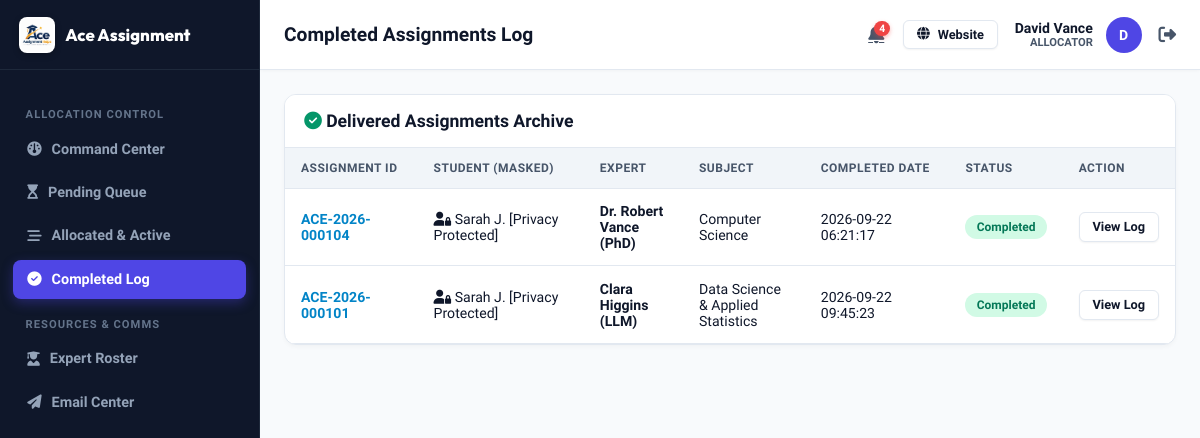
The app's page /allocator/completed.php (signed in), older data.
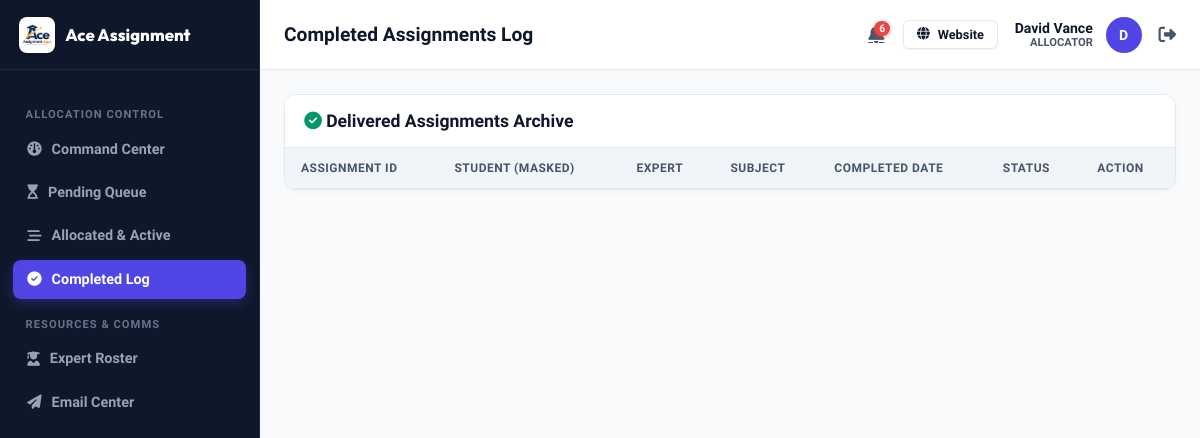
The same page, newer data.
### tables this page shows
CREATE TABLE `assignments` (
  `id` int NOT NULL AUTO_INCREMENT,
  `assignment_id` varchar(50) NOT NULL,
  `student_id` varchar(50) NOT NULL,
  `title` varchar(255) NOT NULL,
  `subject` varchar(100) NOT NULL,
  `assignment_type` varchar(100) DEFAULT NULL,
  `deadline` datetime DEFAULT NULL,
  `timezone` varchar(50) DEFAULT NULL,
  `word_count` int DEFAULT '250',
  `pages` int DEFAULT '1',
  `reference_style` varchar(50) DEFAULT NULL,
  `priority` varchar(50) DEFAULT 'Normal',
  `language` varchar(50) DEFAULT 'English (US)',
  `instructions` text,
  `currency` varchar(10) DEFAULT 'USD',
  `price` decimal(10,2) DEFAULT '0.00',
  `discount_code` varchar(50) DEFAULT NULL,
  `final_price` decimal(10,2) DEFAULT '0.00',
  `status` varchar(50) DEFAULT 'New',
  `allocator_id` varchar(50) DEFAULT NULL,
  `expert_id` varchar(50) DEFAULT NULL,
  `country` varchar(100) DEFAULT NULL,
  `university` varchar(255) DEFAULT NULL,
  `created_at` datetime DEFAULT CURRENT_TIMESTAMP,
  `updated_at` datetime DEFAULT CURRENT_TIMESTAMP ON UPDATE CURRENT_TIMESTAMP,
  `payment_status` varchar(50) DEFAULT 'Unpaid',
  `payment_plan` varchar(50) DEFAULT '100%',
  `paid_amount` decimal(10,2) DEFAULT '0.00',
  `remaining_balance` decimal(10,2) DEFAULT '0.00',
  `refund_reason` text,
  `revision_notes` text,
  PRIMARY KEY (`id`),
  UNIQUE KEY `assignment_id` (`assignment_id`)
);

CREATE TABLE `students` (
  `id` int NOT NULL AUTO_INCREMENT,
  `student_id` varchar(50) NOT NULL,
  `name` varchar(255) NOT NULL,
  `email` varchar(255) NOT NULL,
  `phone` varchar(100) DEFAULT NULL,
  `password` varchar(255) NOT NULL,
  `country` varchar(100) DEFAULT NULL,
  `university` varchar(255) DEFAULT NULL,
  `course` varchar(255) DEFAULT NULL,
  `status` varchar(50) DEFAULT 'Active',
  `created_at` datetime DEFAULT CURRENT_TIMESTAMP,
  PRIMARY KEY (`id`),
  UNIQUE KEY `student_id` (`student_id`),
  UNIQUE KEY `email` (`email`)
);

CREATE TABLE `experts` (
  `id` int NOT NULL AUTO_INCREMENT,
  `expert_id` varchar(50) NOT NULL,
  `name` varchar(255) NOT NULL,
  `email` varchar(255) NOT NULL,
  `phone` varchar(100) DEFAULT NULL,
  `subjects` text,
  `rating` decimal(3,2) DEFAULT '5.00',
  `completed_count` int DEFAULT '0',
  `status` varchar(50) DEFAULT 'Available',
  PRIMARY KEY (`id`),
  UNIQUE KEY `expert_id` (`expert_id`),
  UNIQUE KEY `email` (`email`)
);

### includes/auth.php (called while the page is built, shortened)
<?php
require_once __DIR__ . '/db.php';
class Auth {
    public static function currentUser() {
        return $_SESSION['user'] ?? null;
    }
    public static function checkLoggedIn() {
        $user = self::currentUser();
        if ($user) {
            $table = ($user['role'] === 'Admin') ? 'admins' : (($user['role'] === 'Allocator') ? 'allocators' : (($user['role'] === 'Expert') ? 'experts' : 'students'));
            $idKey = ($user['role'] === 'Admin') ? 'admin_id' : (($user['role'] === 'Allocator') ? 'allocator_id' : (($user['role'] === 'Expert') ? 'expert_id' : 'student_id'));
            $record = DataStore::findOne($table, $idKey, $user['id']);
        }
    }
    public static function checkRole($allowedRoles = []) {
        self::checkLoggedIn();
    }
}

### includes/db.php (called while the page is built, shortened)
<?php
class DataStore {
    private static $pdo = null;
    private static $dbHost = 'database-1.c1o0ygcs2cex.ap-south-1.rds.amazonaws.com';
    private static $dbPort = 3306;
    private static $dbUser = 'admin';
    private static $dbPass = 'Marwal#1627';
    private static $dbName = 'aceassignmenthelp_db';
    public static function getPdo() {
        if (self::$pdo === null) {
            try {
                $dsn = "mysql:host=" . self::$dbHost . ";port=" . self::$dbPort . ";dbname=" . self::$dbName . ";charset=utf8mb4";
                self::$pdo = new PDO($dsn, self::$dbUser, self::$dbPass, [
                    PDO::ATTR_ERRMODE => PDO::ERRMODE_EXCEPTION,
                    PDO::ATTR_DEFAULT_FETCH_MODE => PDO::FETCH_ASSOC,
                    PDO::ATTR_EMULATE_PREPARES => false,
                    PDO::ATTR_TIMEOUT => 5
                ]);
            } catch (Throwable $e) {
                error_log("MySQL Connection Failed: " . $e->getMessage());
                self::$pdo = null;
                throw new Exception("Unable to connect to MySQL database: " . $e->getMessage());
            }
        }
        return self::$pdo;
    }
    private static function formatRecordFromDb($collectionName, $row) {
        if ($collectionName === 'experts' && isset($row['subjects'])) {
            if (is_string($row['subjects'])) {
                $decoded = json_decode($row['subjects'], true);
                $row['subjects'] = is_array($decoded) ? $decoded : array_map('trim', explode(',', $row['subjects']));
            }
        }
        if ($collectionName === 'notifications') {
            if (isset($row['notification_id'])) {
                $row['id'] = $row['notification_id'];
            }
            $row['is_read'] = (bool)($row['is_read'] ?? false);
        }
        return $row;
    }
    public static function getCollection($collectionName) {
        $pdo = self::getPdo();
        try {
            $stmt = $pdo->query("SELECT * FROM `$collectionName` ORDER BY id DESC");
            $rows = $stmt->fetchAll();
            $result = [];
            foreach ($rows as $row) {
                $result[] = self::formatRecordFromDb($collectionName, $row);
            }
            return $result;
        } catch (Throwable $e) {
            error_log("DataStore::getCollection error ($collectionName): " . $e->getMessage());
            return [];
        }
    }
    public static function findOne($collectionName, $key, $value) {
        $pdo = self::getPdo();
        try {
            $sqlKey = $key;
            $stmt = $pdo->prepare("SELECT * FROM `$collectionName` WHERE `$sqlKey` = ? LIMIT 1");
            $stmt->execute([$value]);
            $row = $stmt->fetch();
            if ($row) {
                return self::formatRecordFromDb($collectionName, $row);
            }
        } catch (Throwable $e) {
            error_log("DataStore::findOne error ($collectionName, $key): " . $e->getMessage());
        }
        return null;
    }
    public static function filter($collectionName, callable $callback) {
        $items = self::getCollection($collectionName);
        return array_values(array_filter($items, $callback));
    }
}

### includes/helpers.php (called while the page is built, shortened)
<?php
require_once __DIR__ . '/db.php';
function mask_student_name($name)
{
    $parts = explode(' ', trim($name));
    $first = $parts[0];
    $last_initial = isset($parts[1]) ? mb_substr($parts[1], 0, 1) . '.' : '';
    return $first . ' ' . $last_initial . ' [Privacy Protected]';
}
function get_user_notifications($user_id, $user_role)
{
    $all = DataStore::getCollection('notifications');
    $filtered = array_filter($all, function ($n) use ($user_id, $user_role) {
        $targetRole = $n['user_role'] ?? '';
        $targetUser = $n['user_id'] ?? '';
        if (!empty($targetUser)) {
            return ($targetUser === $user_id);
        }
        if ($targetRole === 'All')
            return true;
        if ($targetRole === $user_role)
            return true;
        if ($user_role === 'Admin')
            return true;
        return false;
    });
    usort($filtered, function ($a, $b) {
        return strtotime($b['created_at'] ?? '0') - strtotime($a['created_at'] ?? '0');
    });
    return array_values($filtered);
}
function get_unread_notifications_count($user_id, $user_role)
{
    $notifs = get_user_notifications($user_id, $user_role);
    $count = 0;
    foreach ($notifs as $n) {
        if (empty($n['is_read'])) {
            $count++;
        }
    }
    return $count;
}

### allocator/completed.php (the view, shortened to what the changed rows need)
<?php
require_once __DIR__ . '/../includes/auth.php';
Auth::checkRole('Allocator');
require_once __DIR__ . '/../includes/helpers.php';
include __DIR__ . '/../includes/portal_header.php';
$completed = DataStore::filter('assignments', function($a) {
    return in_array($a['status'], ['Completed', 'Delivered']);
});
?>
<div class="table-card">
  <div class="table-responsive">
    <table class="data-table">
      <thead>
        <tr>
          <th>Assignment ID</th>
          <th>Student (Masked)</th>
          <th>Expert</th>
          <th>Subject</th>
          <th>Completed Date</th>
          <th>Status</th>
          <th>Action</th>
        </tr>
      </thead>
      <tbody>
        <?php foreach ($completed as $asm):
          $student = DataStore::findOne('students', 'student_id', $asm['student_id']);
          $expert = DataStore::findOne('experts', 'expert_id', $asm['expert_id']);
        ?>
          <tr>
            <td><strong style="color:var(--secondary);"><?php echo htmlspecialchars($asm['assignment_id']); ?></strong></td>
            <td><i class="fa-solid fa-user-lock"></i> <?php echo htmlspecialchars(mask_student_name($student['name'] ?? '')); ?></td>
            <td><strong><?php echo htmlspecialchars($expert['name'] ?? ''); ?></strong></td>
            <td><?php echo htmlspecialchars($asm['subject']); ?></td>
            <td><?php echo htmlspecialchars($asm['updated_at']); ?></td>
            <td><span class="badge badge-success"><?php echo htmlspecialchars($asm['status']); ?></span></td>
            <td>
              <a href="/allocator/assignment-detail.php?id=<?php echo urlencode($asm['assignment_id']); ?>" class="btn btn-outline btn-sm">
                View Log
              </a>
            </td>
          </tr>
        <?php endforeach; ?>
      </tbody>
    </table>
  </div>
</div>
</div>
</div>
</body>
</html>

### includes/portal_header.php (shortened to what the changed rows need)
<?php
require_once __DIR__ . '/auth.php';
require_once __DIR__ . '/helpers.php';
$currentUser = Auth::currentUser();
$userRole = $currentUser['role'];
?>
<!DOCTYPE html>
<html lang="en">
<head>
  <link rel="stylesheet" href="https://cdnjs.cloudflare.com/ajax/libs/font-awesome/6.4.0/css/all.min.css">
  <link rel="stylesheet" href="/assets/css/portal.css">
</head>
<body class="portal-body">
<div class="portal-wrapper">
  <div class="portal-main">
    <header class="portal-topbar">
      <div class="topbar-user">
        <?php $unreadNotifCount = function_exists('get_unread_notifications_count') ? get_unread_notifications_count($currentUser['id'], $userRole) : 0; ?>
        <a href="/<?php echo strtolower($userRole); ?>/notifications.php" style="position:relative; color:var(--text-muted); font-size:1.15rem; margin-right:6px; display:inline-flex; align-items:center;" title="Notifications (<?php echo $unreadNotifCount; ?> unread)">
          <?php if ($unreadNotifCount > 0): ?>
            <span style="position:absolute; top:-4px; right:-6px; background:#ef4444; color:#fff; font-size:0.65rem; font-weight:800; border-radius:10px; padding:1px 5px; min-width:14px; text-align:center; box-shadow:0 2px 4px rgba(239, 68, 68, 0.4);"><?php echo $unreadNotifCount; ?></span>
          <?php endif; ?>
        </a>
      </div>
    </header>
    <div class="portal-content">

Row changes from the older to the newer data that the page shows:
removed assignments: assignment "ACE-2026-000104", students.name "Sarah J. [Privacy Protected]", experts.name "Dr. Robert Vance (PhD)", subject "Computer Science", updated_at "2026-09-22 06:21:17", status "Completed"
removed assignments: assignment "ACE-2026-000101", students.name "Sarah J. [Privacy Protected]", experts.name "Clara Higgins (LLM)", subject "Data Science & Applied Statistics", updated_at "2026-09-22 09:45:23", status "Completed"
Text that changed along with them:
$unreadNotifCount: "4" → "6"
